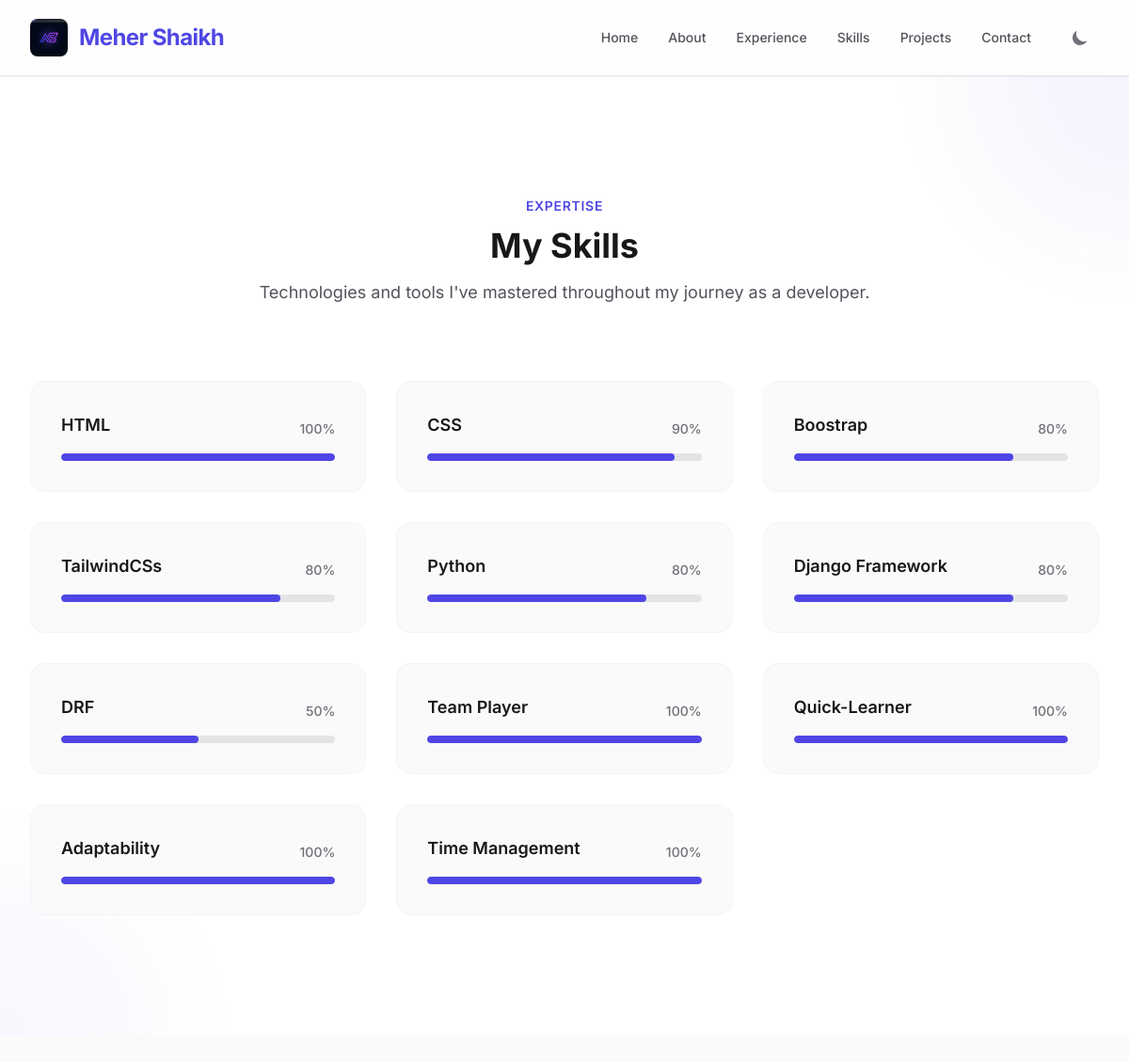
Screenshot of /skills/ with the database file from the repository.
### Portfolio/models.py (models this page shows, shortened)
class Skill(models.Model):
    name = models.CharField(max_length=100)
    proficiency = models.IntegerField(default=50, help_text="Percentage of proficiency (0-100)")

### Portfolio/views.py (the view)
# urls.py: path('skills/', views.skills, name='skills'),
def skills(request):
    skills = Skill.objects.all()
    return render(request, 'skills.html', {'skills': skills})

### Templates/skills.html
{% extends 'base.html' %}
{% block content %}
<section id="skills" class="relative py-32 bg-white dark:bg-darkBg transition-colors duration-500 border-t border-zinc-200 dark:border-zinc-800 overflow-hidden">
    <div class="absolute inset-0 z-0 opacity-30 dark:opacity-20 pointer-events-none">
        <div class="absolute -top-40 -right-40 w-80 h-80 rounded-full bg-primary/20 blur-3xl"></div>
        <div class="absolute -bottom-40 -left-40 w-80 h-80 rounded-full bg-indigo-400/20 blur-3xl"></div>
    </div>
    <div class="relative z-10 max-w-7xl mx-auto px-6 lg:px-8">
        <div class="text-center mb-20" data-aos="fade-up">
            <h2 class="text-sm font-semibold text-primary dark:text-indigo-400 tracking-wider uppercase mb-3">Expertise</h2>
            <h3 class="text-4xl font-bold text-zinc-900 dark:text-white">My Skills</h3>
            <p class="mt-4 text-zinc-600 dark:text-mutedDark max-w-2xl mx-auto text-lg">Technologies and tools I've mastered throughout my journey as a developer.</p>
        </div>
        <div class="grid grid-cols-1 md:grid-cols-2 lg:grid-cols-3 gap-8">
            {% for skill in skills %}
            <div class="group bg-zinc-50 dark:bg-darkCard rounded-2xl p-8 transition-all duration-300 border border-zinc-100 dark:border-zinc-800 hover:border-primary/50 dark:hover:border-indigo-400/50" data-aos="zoom-in" data-aos-delay="{{ forloop.counter0 }}50">
                <div class="flex justify-between items-end mb-4">
                    <h4 class="text-lg font-semibold text-zinc-900 dark:text-white">{{ skill.name }}</h4>
                    <span class="text-sm font-medium text-zinc-500 dark:text-zinc-400">{{ skill.proficiency }}%</span>
                </div>
                <div class="w-full bg-zinc-200 dark:bg-zinc-700 rounded-full h-2 overflow-hidden">
                    <div class="bg-primary dark:bg-indigo-500 h-2 rounded-full transition-all duration-1000 group-hover:bg-primaryHover" style="width: {{ skill.proficiency }}%"></div>
                </div>
            </div>
            {% empty %}
            <p class="text-center text-zinc-500 dark:text-mutedDark col-span-full">No skills added yet.</p>
            {% endfor %}
        </div>
    </div>
</section>
{% endblock %}

### Templates/base.html (style rules this page uses)
body { font-family: 'Inter', sans-serif; }
html { scroll-behavior: smooth; }

### rows the page displays
Skill: name "HTML", proficiency "100"
Skill: name "CSS", proficiency "90"
Skill: name "Boostrap", proficiency "80"
Skill: name "TailwindCSs", proficiency "80"
Skill: name "Python", proficiency "80"
Skill: name "Django Framework", proficiency "80"
Skill: name "DRF", proficiency "50"
Skill: name "Team Player", proficiency "100"
Skill: name "Quick-Learner", proficiency "100"
Skill: name "Adaptability", proficiency "100"
Skill: name "Time Management", proficiency "100"
